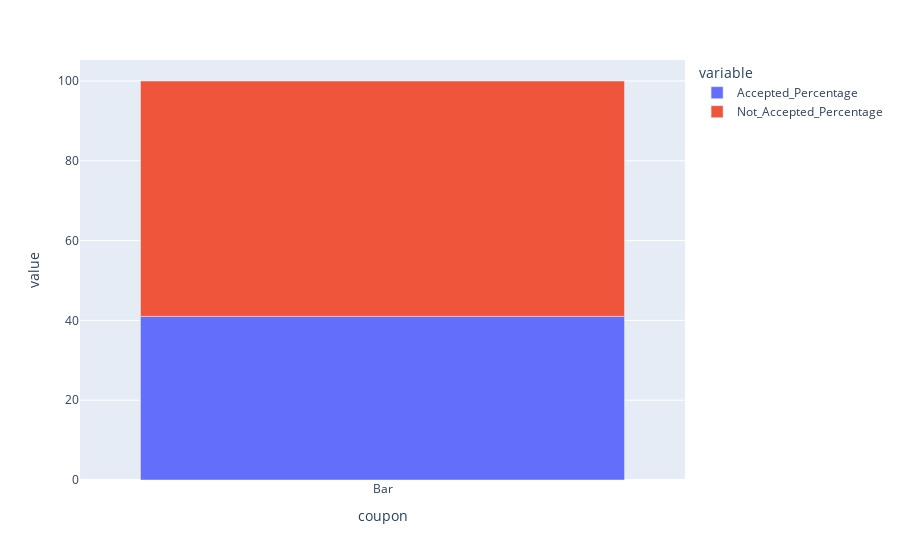

The notebook cell saved with this chart:
### Markdown cell above
2. What proportion of bar coupons were accepted?

### Code cell
bar_data = data.loc[data['coupon'] == "Bar"]
bar_data1 = pd.DataFrame(bar_data['coupon'].unique())

bar_data1['Accepted'] = list(bar_data[bar_data.Y==1].groupby('coupon').Y.count())
bar_data1
bar_data1['Not_Accepted'] = list(bar_data[bar_data.Y==0].groupby('coupon').Y.count())
bar_data1['Accepted_Percentage'] = (bar_data1['Accepted'] / (bar_data1['Accepted'] + bar_data1['Not_Accepted'])) *100
bar_data1['Not_Accepted_Percentage'] = (bar_data1['Not_Accepted'] / (bar_data1['Accepted'] + bar_data1['Not_Accepted'])) *100
bar_data1.rename(columns={0:"coupon"},inplace=True)
px.bar(bar_data1,x="coupon",y=["Accepted_Percentage","Not_Accepted_Percentage"])
### Based on the plot, 41% of the bar coupons were accepted

### Figure 1 — Plotly figure (JSON) as saved in the notebook; plotly's stock layout.template omitted (floating-point values rounded to 4 significant figures)
{"data": [{"alignmentgroup": "True", "hovertemplate": "variable=Accepted_Percentage<br>coupon=%{x}<br>value=%{y}<extra></extra>", "legendgroup": "Accepted_Percentage", "marker": {"color": "#636efa", "pattern": {"shape": ""}}, "name": "Accepted_Percentage", "offsetgroup": "Accepted_Percentage", "orientation": "v", "showlegend": true, "textposition": "auto", "type": "bar", "x": ["Bar"], "xaxis": "x", "y": [41.0], "yaxis": "y"}, {"alignmentgroup": "True", "hovertemplate": "variable=Not_Accepted_Percentage<br>coupon=%{x}<br>value=%{y}<extra></extra>", "legendgroup": "Not_Accepted_Percentage", "marker": {"color": "#EF553B", "pattern": {"shape": ""}}, "name": "Not_Accepted_Percentage", "offsetgroup": "Not_Accepted_Percentage", "orientation": "v", "showlegend": true, "textposition": "auto", "type": "bar", "x": ["Bar"], "xaxis": "x", "y": [59.0], "yaxis": "y"}], "layout": {"barmode": "relative", "legend": {"title": {"text": "variable"}, "tracegroupgap": 0}, "margin": {"t": 60}, "xaxis": {"anchor": "y", "domain": [0, 1], "title": {"text": "coupon"}}, "yaxis": {"anchor": "x", "domain": [0, 1], "title": {"text": "value"}}}}
